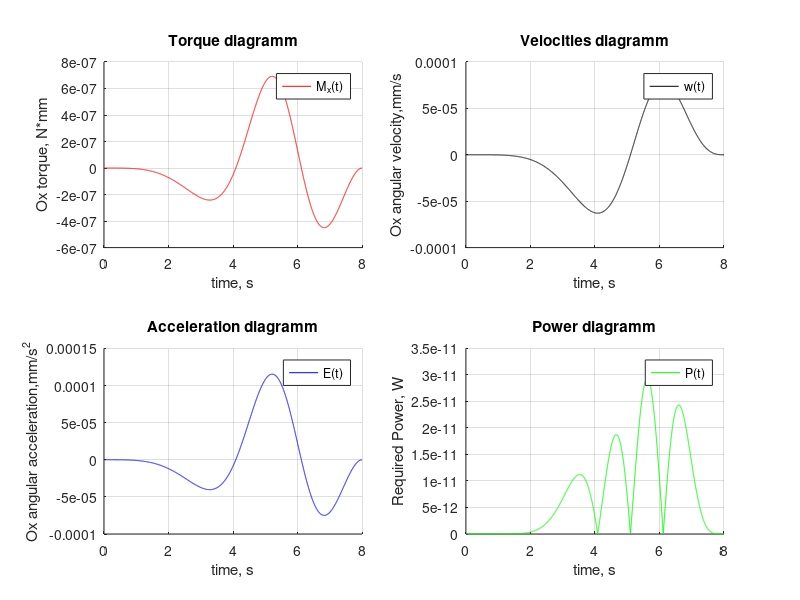
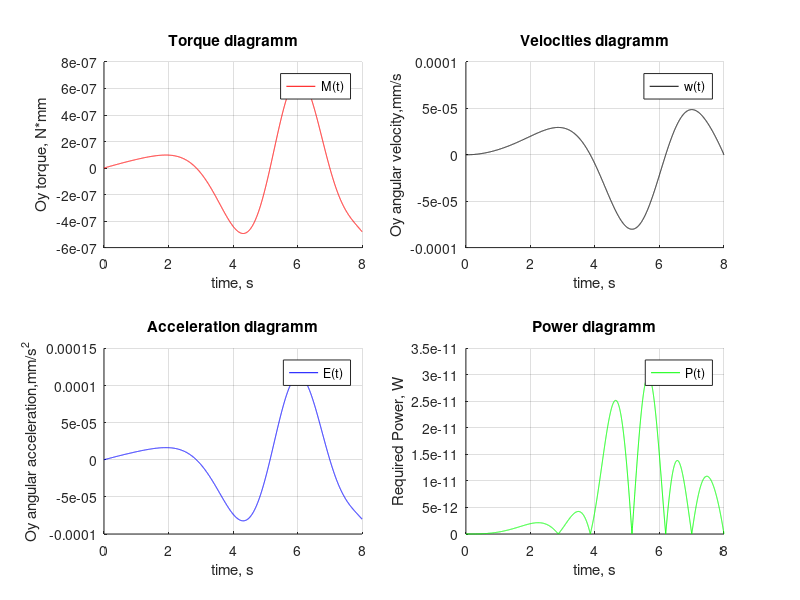
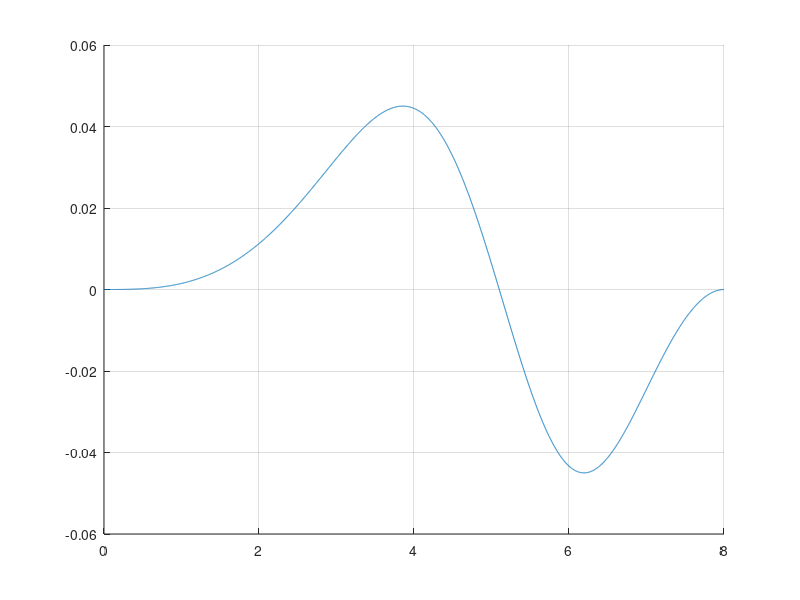
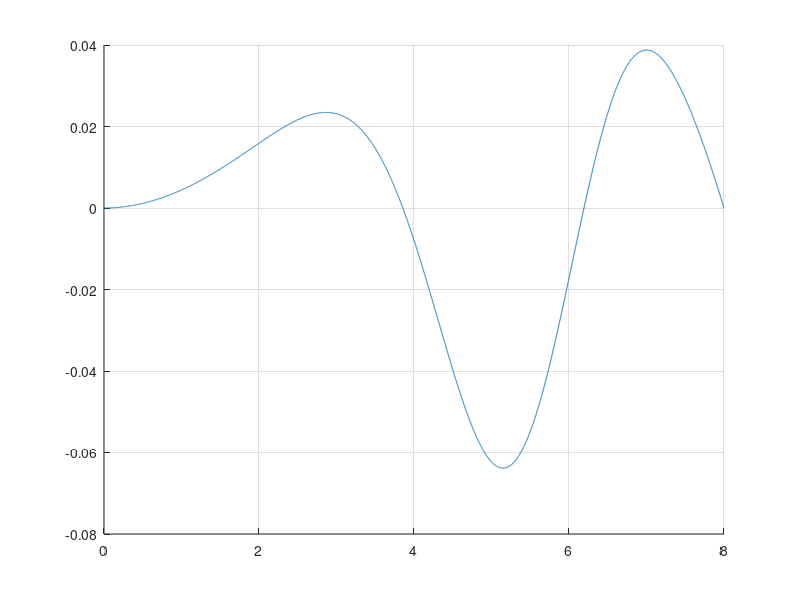

MATLAB code for these plots, in order:
clear all
close all
clc 

% Input values
A = 0.1;
R = 0.9;
Jv = 0.006;
i = 12;
rv = 0.02;
mk = 0.1;
T = 8;
g = 9.81;
pi = 3.1415;

% Test
Test_R = A/2 * R;

%% Pen

j = 5000; % Количество итераций
t = linspace(0, T, j)'; % Вектор-столбец со значениями времени от 0 до T с шагом T/j
t(j+1) = T + T/j;
t(j+2) = T + 2 * T/j;

% Функции кривой, скорости и ускорения
%s = -2/T^3 .* t.^3 + 3/T^2 .* t.^2;
s = - 6/(5*T^5) .* t.^5 - 3/(5*T^4) .* t.^4 + 14/(5*T^3) .* t.^3;

x = Test_R * cos(2*pi * s);
y = Test_R * sin(2*pi * s);
%c = 0.1;
%x = ( c * sqrt(2) * cos(2*pi*s) ) ./ ( 1 + sin(2*pi*s).^2 );
%y = ( c * ( sin(2*pi*s) .* cos(2*pi*s) ) ) ./ ( 1 + sin(2*pi*s).^2 );

for i=1:(j+1)
 x_dot(i, 1) = ( x(i+1) - x(i) ) / ( T / j );
 y_dot(i, 1) = ( y(i+1) - y(i) ) / ( T / j );
end

for i=1:(j)
 x_ddot(i, 1) = ( x_dot(i+1) - x_dot(i) ) / ( T / j );
 y_ddot(i, 1) = ( y_dot(i+1) - y_dot(i) ) / ( T / j );
end

% Вектора координат точек графика функции, а также скорости и ускорения в них
K = [ x(1:j, 1), y(1:j, 1) ];
v = [ x_dot(1:j, 1), y_dot(1:j, 1) ];
a = [ x_ddot, y_ddot ];


%% Torque

% Значение моментов в точках 
M = Jv*2*pi/i .* a;
M_x = [ t(1:j,1), M(:,1) ];
M_y = [ t(1:j,1), M(:,2) ];

% Значения угловых ускорений винта для каждой точки
E = M ./ Jv;

% Значения угловых скоростей винта для каждой точки
w = 2*pi/i .* v;

% Значение мощности на валах
P = abs( M .* w );


%% Plot 

%%%%%%%%%%%% Ox %%%%%%%%%%%%
figure('Name','Ось Ох');

subplot(2,2,1);
hold on;
plot(t(1:j,1), M(:,1),"DisplayName","M_x(t)", "Color","red");
xlabel("time, s");
ylabel("Ox torque, N*mm");
title("Torque diagramm");
grid on;
legend;

subplot(2,2,2);
hold on;
plot(t(1:j,1), w(:,1),"DisplayName","w(t)","Color","black");
xlabel("time, s");
ylabel("Ox angular velocity,mm/s");
title("Velocities diagramm");
grid on;
legend;

subplot(2,2,3);
hold on;
plot(t(1:j,1), E(:,1),"DisplayName","E(t)","Color","blue");
xlabel("time, s");
ylabel("Ox angular acceleration,mm/s^2");
title("Acceleration diagramm");
grid on;
legend;

subplot(2,2,4);
hold on;
plot(t(1:j,1), P(:,1),"DisplayName","P(t)","Color","green");
xlabel("time, s");
ylabel("Required Power, W");
title("Power diagramm");
grid on;
legend;


%%%%%%%%%%%% Oy %%%%%%%%%%%%
figure('Name','Ось Оy');

subplot(2,2,1);
hold on;
plot(t(1:j,1), M(:,2),"DisplayName","M(t)", "Color","red");
xlabel("time, s");
ylabel("Oy torque, N*mm");
title("Torque diagramm");
grid on;
legend;

subplot(2,2,2);
hold on;
plot(t(1:j,1), w(:,2),"DisplayName","w(t)","Color","black");
xlabel("time, s");
ylabel("Oy angular velocity,mm/s");
title("Velocities diagramm");
grid on;
legend;

subplot(2,2,3);
hold on;
plot(t(1:j,1), E(:,2),"DisplayName","E(t)","Color","blue");
xlabel("time, s");
ylabel("Oy angular acceleration,mm/s^2");
title("Acceleration diagramm");
grid on;
legend;

subplot(2,2,4);
hold on;
plot(t(1:j,1), P(:,2),"DisplayName","P(t)","Color","green");
xlabel("time, s");
ylabel("Required Power, W");
title("Power diagramm");
grid on;
legend;


%%%%%%%%%%%%%%%%%%%%
figure('Name','Начальные условия (координаты)');
hold on;
plot(t(1:j,1), K(:,2))
grid on;

figure('Name','Начальные условия (линейная скорость)');
hold on;
plot(t(1:j,1), v(:,2))
grid on;

figure('Name','Начальные условия (угловая скорость)');
hold on;
plot(t(1:j,1), w(:,2))
grid on;